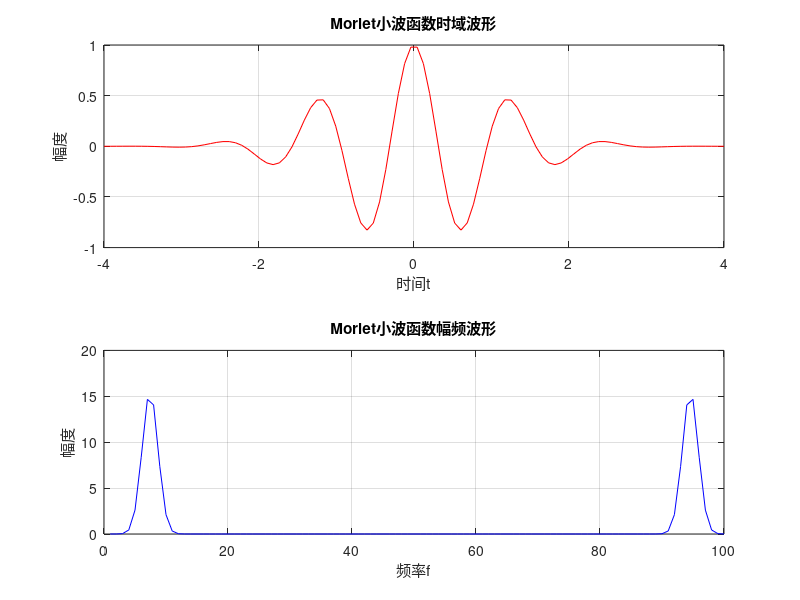

Reproduce this figure in MATLAB.



% 第四种 morlet小波函数
d=-4,h=4,n=100;
[g41,xval]=morlet(d,h,n);
figure
subplot(211)
plot(xval,g41,'r','LineWidth',0.75);
title('Morlet小波函数时域波形')
xlabel('时间t')
ylabel('幅度')
grid on
set(gcf,'position',[0.1,0.1,800,500])
g42=abs(fft(g41));
subplot(212);
plot(g42,'b');
title('Morlet小波函数幅频波形')
xlabel('频率f')
ylabel('幅度')
grid on
saveas(1,'Morlet','png')